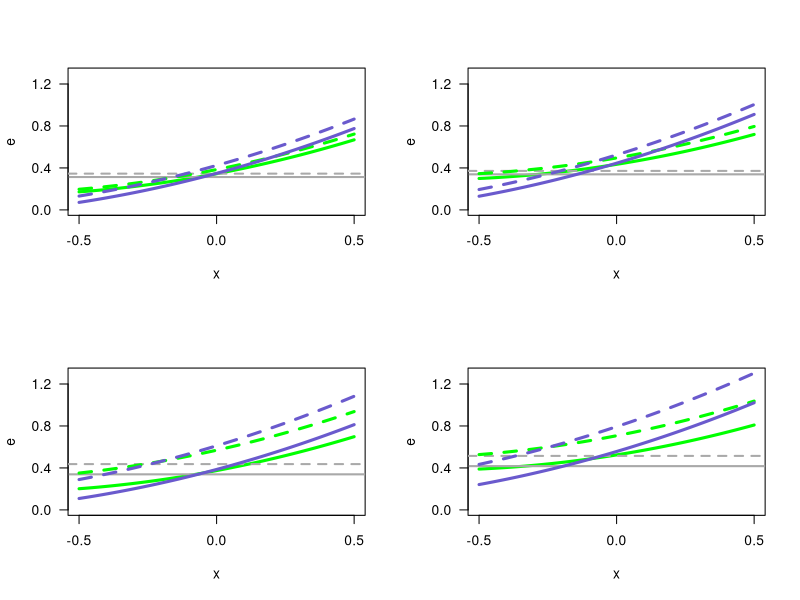

This chart was generated by the following R code:
#function for calculating evolvability based on context dependent IGEs
evo_fun = function(m_mu, m_delta, x, m_phi, v_mu, v_delta, v_psi, v_phi, v_x, 
                   c_mu.delta, c_mu.psi, c_mu.phi, c_psi.phi){
          v_d = v_mu + v_x * (m_delta^2 + v_delta + m_mu^2 * v_phi + v_mu * (m_phi^2 + v_phi))
          v_i = m_mu^2 * (v_psi + v_x * v_phi) + v_mu * (x^2 + v_psi + v_x * (m_phi^2 + v_phi) ) +
                2 * v_x * ( v_mu * (x * m_phi + c_psi.phi) + (m_mu^2 * c_psi.phi ))
          c_di = (v_mu + c_mu.delta) * (x + v_x * m_phi) + 
                  v_x * ( m_phi * m_mu * c_mu.psi + m_mu * x * c_mu.phi + c_mu.psi*c_mu.phi +
                            v_x * (2 * (m_mu * m_phi * c_mu.phi) + c_mu.phi^2) )
          
          e = (v_d + v_i + 2 * c_di)
          return(e)
}

m_mu = 0
m_delta_s = c(0,0,0.5)
m_phi_s = c(0,0,0.5)
v_mu = 0.3
v_psi_s = c(0.1, 0.3)
v_delta_s = v_psi_s
v_phi_s = v_psi_s
v_x = v_psi_s
cor_l = -0.3
cor_h = 0.3
c_mu.psi_l = c(cor_l, cor_h) * sqrt(v_mu*v_psi_s[1])
c_mu.psi_h = c(cor_l, cor_h) * sqrt(v_mu*v_psi_s[2])
c_mu.delta_l = c_mu.psi_l
c_mu.delta_h = c_mu.psi_h
c_mu.phi_l = c_mu.psi_l
c_mu.phi_h = c_mu.psi_h
c_psi.phi_l = c(cor_l, cor_h) * sqrt(v_psi_s[1]*v_phi_s[1])
c_psi.phi_h = c(cor_l, cor_h) * sqrt(v_psi_s[2]*v_phi_s[2])
fromx = -0.5
tox = 0.5
ymin = 0
ymax = 1.3
col=c("green","slateblue")
type=c("solid","dashed")

par(mfrow=c(2,2))

#C1, V1,1####
curve(evo_fun(m_mu = m_mu, m_delta = m_delta_s[1], x, m_phi = m_phi_s[1], 
              v_mu = v_mu, v_x = v_x[1], v_delta = v_delta_s[1], v_psi = v_psi_s[1], v_phi = v_phi_s[1],
              c_mu.delta = c_mu.delta_l[1], c_mu.psi = c_mu.psi_l[1],
              c_mu.phi = c_mu.phi_l[1], c_psi.phi = c_psi.phi_l[1]),
     from = fromx, to = tox, ylab = "e", col = col[1], lty = type[1], 
     lwd = 3, ylim = c(ymin,ymax),  xaxt="n",yaxt="n")
v_d = v_mu + v_x[1] * (m_delta_s[1]^2 + v_delta_s[1] + m_mu^2 * v_phi_s[1] + v_mu * (m_phi_s[1]^2 + v_phi_s[1]))     
abline(h = v_d, col = "darkgrey", lwd = 2, lty = type[1]) 
axis(1, at = c(fromx,0,tox), las = 1)
axis(2, at = c(0,0.4,0.8,1.2), las = 1)

v_d = v_mu + v_x[1] * (m_delta_s[3]^2 + v_delta_s[1] + m_mu^2 * v_phi_s[1] + v_mu * (m_phi_s[3]^2 + v_phi_s[1]))
abline(h = v_d, col = "darkgrey", lwd = 2, lty = type[2])
curve(evo_fun(m_mu = m_mu, m_delta = m_delta_s[1], x, m_phi = m_phi_s[3], 
              v_mu = v_mu, v_x = v_x[1], v_delta = v_delta_s[1], v_psi = v_psi_s[1], v_phi = v_phi_s[1],
              c_mu.delta = c_mu.delta_l[1], c_mu.psi = c_mu.psi_l[1],
              c_mu.phi = c_mu.phi_l[1], c_psi.phi = c_psi.phi_l[1]),
     from = fromx, to = tox, ylab = "e", col = col[1], lty = type[2], 
     lwd = 3, ylim = c(0,1.2),  xaxt="n",yaxt="n", add = T)
 
#C2
curve(evo_fun(m_mu = m_mu, m_delta = m_delta_s[1], x, m_phi = m_phi_s[1], 
              v_mu = v_mu, v_x = v_x[1], v_delta = v_delta_s[1], v_psi = v_psi_s[1], v_phi = v_phi_s[1],
              c_mu.delta = c_mu.delta_l[2], c_mu.psi = c_mu.psi_l[2],
              c_mu.phi = c_mu.phi_l[2], c_psi.phi = c_psi.phi_l[2]),
     from = fromx, to = tox, ylab = "e", col = col[2], lty = type[1], 
     lwd = 3, ylim = c(0,1.2),  xaxt="n",yaxt="n", add = T)

curve(evo_fun(m_mu = m_mu, m_delta = m_delta_s[3], x, m_phi = m_phi_s[3], 
              v_mu = v_mu, v_x = v_x[1], v_delta = v_delta_s[1], v_psi = v_psi_s[1], v_phi = v_phi_s[1],
              c_mu.delta = c_mu.delta_l[2], c_mu.psi = c_mu.psi_l[2],
              c_mu.phi = c_mu.phi_l[2], c_psi.phi = c_psi.phi_l[2]),
     from = fromx, to = tox, ylab = "e", col = col[2], lty = type[2], 
     lwd = 3, ylim = c(0,1.2),  xaxt="n",yaxt="n", add = T)

#C1, V1,2####
curve(evo_fun(m_mu = m_mu, m_delta = m_delta_s[1], x, m_phi = m_phi_s[1], 
              v_mu = v_mu, v_x = v_x[1], v_delta = v_delta_s[2], v_psi = v_psi_s[2], v_phi = v_phi_s[2],
              c_mu.delta = c_mu.delta_h[1], c_mu.psi = c_mu.psi_h[1],
              c_mu.phi = c_mu.phi_h[1], c_psi.phi = c_psi.phi_h[1]),
     from = fromx, to = tox, ylab = "e", col = col[1], lty = type[1], 
     lwd = 3, ylim = c(ymin,ymax),  xaxt="n",yaxt="n")
v_d = v_mu + v_x[1] * (m_delta_s[1]^2 + v_delta_s[2] + m_mu^2 * v_phi_s[2] + v_mu * (m_phi_s[1]^2 + v_phi_s[2]))     
abline(h = v_d, col = "darkgrey", lwd = 2, lty = type[1]) 
axis(1, at = c(fromx,0,tox), las = 1)
axis(2, at = c(0,0.4,0.8,1.2), las = 1)

v_d = v_mu + v_x[1] * (m_delta_s[3]^2 + v_delta_s[2] + m_mu^2 * v_phi_s[2] + v_mu * (m_phi_s[3]^2 + v_phi_s[2]))
abline(h = v_d, col = "darkgrey", lwd = 2, lty = type[2])
curve(evo_fun(m_mu = m_mu, m_delta = m_delta_s[3], x, m_phi = m_phi_s[3], 
              v_mu = v_mu, v_x = v_x[1], v_delta = v_delta_s[2], v_psi = v_psi_s[2], v_phi = v_phi_s[2],
              c_mu.delta = c_mu.delta_h[1], c_mu.psi = c_mu.psi_h[1],
              c_mu.phi = c_mu.phi_h[1], c_psi.phi = c_psi.phi_h[1]),
     from = fromx, to = tox, ylab = "e", col = col[1], lty = type[2], 
     lwd = 3, ylim = c(0,1.2),  xaxt="n",yaxt="n", add = T)
 
#C2
curve(evo_fun(m_mu = m_mu, m_delta = m_delta_s[1], x, m_phi = m_phi_s[1], 
              v_mu = v_mu, v_x = v_x[1], v_delta = v_delta_s[2], v_psi = v_psi_s[2], v_phi = v_phi_s[2],
              c_mu.delta = c_mu.delta_h[2], c_mu.psi = c_mu.psi_h[2],
              c_mu.phi = c_mu.phi_h[2], c_psi.phi = c_psi.phi_h[2]),
     from = fromx, to = tox, ylab = "e", col = col[2], lty = type[1], 
     lwd = 3, ylim = c(0,1.2),  xaxt="n",yaxt="n", add = T)

curve(evo_fun(m_mu = m_mu, m_delta = m_delta_s[3], x, m_phi = m_phi_s[3], 
              v_mu = v_mu, v_x = v_x[1], v_delta = v_delta_s[2], v_psi = v_psi_s[2], v_phi = v_phi_s[2],
              c_mu.delta = c_mu.delta_h[2], c_mu.psi = c_mu.psi_h[2],
              c_mu.phi = c_mu.phi_h[2], c_psi.phi = c_psi.phi_h[2]),
     from = fromx, to = tox, ylab = "e", col = col[2], lty = type[2], 
     lwd = 3, ylim = c(0,1.2),  xaxt="n",yaxt="n", add = T)

#C1, V2,1####
curve(evo_fun(m_mu = m_mu, m_delta = m_delta_s[1], x, m_phi = m_phi_s[1], 
              v_mu = v_mu, v_x = v_x[2], v_delta = v_delta_s[1], v_psi = v_psi_s[1], v_phi = v_phi_s[1],
              c_mu.delta = c_mu.delta_l[1], c_mu.psi = c_mu.psi_l[1],
              c_mu.phi = c_mu.phi_l[1], c_psi.phi = c_psi.phi_l[1]),
     from = fromx, to = tox, ylab = "e", col = col[1], lty = type[1], 
     lwd = 3, ylim = c(ymin,ymax),  xaxt="n",yaxt="n")
v_d = v_mu + v_x[2] * (m_delta_s[1]^2 + v_delta_s[1] + m_mu^2 * v_phi_s[1] + v_mu * (m_phi_s[1]^2 + v_phi_s[1]))     
abline(h = v_d, col = "darkgrey", lwd = 2, lty = type[1]) 
axis(1, at = c(fromx,0,tox), las = 1)
axis(2, at = c(0,0.4,0.8,1.2), las = 1)

v_d = v_mu + v_x[2] * (m_delta_s[3]^2 + v_delta_s[1] + m_mu^2 * v_phi_s[1] + v_mu * (m_phi_s[3]^2 + v_phi_s[1]))
abline(h = v_d, col = "darkgrey", lwd = 2, lty = type[2])
curve(evo_fun(m_mu = m_mu, m_delta = m_delta_s[3], x, m_phi = m_phi_s[3], 
              v_mu = v_mu, v_x = v_x[2], v_delta = v_delta_s[1], v_psi = v_psi_s[1], v_phi = v_phi_s[1],
              c_mu.delta = c_mu.delta_l[1], c_mu.psi = c_mu.psi_l[1],
              c_mu.phi = c_mu.phi_l[1], c_psi.phi = c_psi.phi_l[1]),
     from = fromx, to = tox, ylab = "e", col = col[1], lty = type[2], 
     lwd = 3, ylim = c(0,1.2),  xaxt="n",yaxt="n", add = T)
 
#C2
curve(evo_fun(m_mu = m_mu, x, m_delta = m_delta_s[1], m_phi = m_phi_s[1], 
              v_mu = v_mu, v_x = v_x[2], v_delta = v_delta_s[1], v_psi = v_psi_s[1], v_phi = v_phi_s[1],
              c_mu.delta = c_mu.delta_l[2], c_mu.psi = c_mu.psi_l[2],
              c_mu.phi = c_mu.phi_l[2], c_psi.phi = c_psi.phi_l[2]),
     from = fromx, to = tox, ylab = "e", col = col[2], lty = type[1], 
     lwd = 3, ylim = c(0,1.2),  xaxt="n",yaxt="n", add = T)

curve(evo_fun(m_mu = m_mu, m_delta = m_delta_s[3], x, m_phi = m_phi_s[3], 
              v_mu = v_mu, v_x = v_x[2], v_delta = v_delta_s[1], v_psi = v_psi_s[1], v_phi = v_phi_s[1],
              c_mu.delta = c_mu.delta_l[2], c_mu.psi = c_mu.psi_l[2],
              c_mu.phi = c_mu.phi_l[2], c_psi.phi = c_psi.phi_l[2]),
     from = -0.5, to = 0.5, ylab = "e", col = col[2], lty = type[2], 
     lwd = 3, ylim = c(0,1.2),  xaxt="n",yaxt="n", add = T)


#C1, V2,2####
curve(evo_fun(m_mu = m_mu, m_delta = m_delta_s[1], x, m_phi = m_phi_s[1], 
              v_mu = v_mu, v_x = v_x[2], v_delta = v_delta_s[2], v_psi = v_psi_s[2], v_phi = v_phi_s[2],
              c_mu.delta = c_mu.delta_h[1], c_mu.psi = c_mu.psi_h[1],
              c_mu.phi = c_mu.phi_h[1], c_psi.phi = c_psi.phi_h[1]),
     from = fromx, to = tox, ylab = "e", col = col[1], lty = type[1], 
     lwd = 3, ylim = c(ymin,ymax),  xaxt="n",yaxt="n")
v_d = v_mu + v_x[2] * (m_delta_s[1]^2 + v_delta_s[2] + m_mu^2 * v_phi_s[2] + v_mu * (m_phi_s[1]^2 + v_phi_s[2]))     
abline(h = v_d, col = "darkgrey", lwd = 2, lty = type[1]) 
axis(1, at = c(fromx,0,tox), las = 1)
axis(2, at = c(0,0.4,0.8,1.2), las = 1)

v_d = v_mu + v_x[2] * (m_delta_s[3]^2 + v_delta_s[2] + m_mu^2 * v_phi_s[2] + v_mu * (m_phi_s[3]^2 + v_phi_s[2]))
abline(h = v_d, col = "darkgrey", lwd = 2, lty = type[2])
curve(evo_fun(m_mu = m_mu, m_delta = m_delta_s[3], x, m_phi = m_phi_s[3], 
              v_mu = v_mu, v_x = v_x[2], v_delta = v_delta_s[2], v_psi = v_psi_s[2], v_phi = v_phi_s[2],
              c_mu.delta = c_mu.delta_h[1], c_mu.psi = c_mu.psi_h[1],
              c_mu.phi = c_mu.phi_h[1], c_psi.phi = c_psi.phi_h[1]),
     from = fromx, to = tox, ylab = "e", col = col[1], lty = type[2], 
     lwd = 3, ylim = c(0,1.2),  xaxt="n",yaxt="n", add = T)
 
#C2
curve(evo_fun(m_mu = m_mu, x, m_delta = m_delta_s[1], m_phi = m_phi_s[1], 
              v_mu = v_mu, v_x = v_x[2], v_delta = v_delta_s[2], v_psi = v_psi_s[2], v_phi = v_phi_s[2],
              c_mu.delta = c_mu.delta_h[2], c_mu.psi = c_mu.psi_h[2],
              c_mu.phi = c_mu.phi_h[2], c_psi.phi = c_psi.phi_h[2]),
     from = fromx, to = tox, ylab = "e", col = col[2], lty = type[1], 
     lwd = 3, ylim = c(0,1.2),  xaxt="n",yaxt="n", add = T)

curve(evo_fun(m_mu = m_mu, m_delta = m_delta_s[3], x, m_phi = m_phi_s[3], 
              v_mu = v_mu, v_x = v_x[2], v_delta = v_delta_s[2], v_psi = v_psi_s[2], v_phi = v_phi_s[2],
              c_mu.delta = c_mu.delta_h[2], c_mu.psi = c_mu.psi_h[2],
              c_mu.phi = c_mu.phi_h[2], c_psi.phi = c_psi.phi_h[2]),
     from = fromx, to = tox, ylab = "e", col = col[2], lty = type[2], 
     lwd = 3, ylim = c(0,1.2),  xaxt="n",yaxt="n", add = T)
